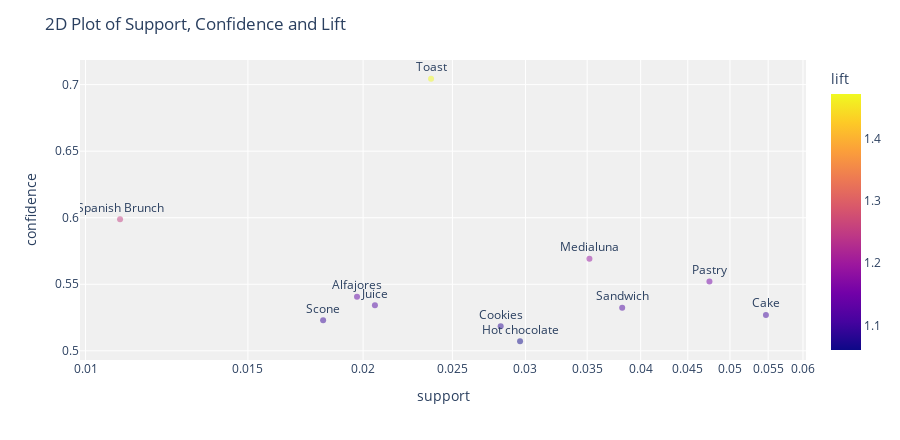

Notebook code for this chart:
### Code cell
#vykresleni pravidel
plot_model(model1, plot='2d', scale=0.55)

### Figure 1 — Plotly figure (JSON) as saved in the notebook; plotly's stock layout.template omitted (floating-point values rounded to 4 significant figures)
{"data": [{"customdata": [[["Toast"], ["Coffee"]], [["Spanish Brunch"], ["Coffee"]], [["Medialuna"], ["Coffee"]], [["Pastry"], ["Coffee"]], [["Alfajores"], ["Coffee"]], [["Juice"], ["Coffee"]], [["Sandwich"], ["Coffee"]], [["Cake"], ["Coffee"]], [["Scone"], ["Coffee"]], [["Cookies"], ["Coffee"]], [["Hot chocolate"], ["Coffee"]]], "hovertemplate": "support=%{x}<br>confidence=%{y}<br>antecedents_short=%{text}<br>antecedents=%{customdata[0]}<br>consequents=%{customdata[1]}<br>lift=%{marker.color}<extra></extra>", "legendgroup": "", "marker": {"color": [1.472, 1.252, 1.19, 1.154, 1.13, 1.117, 1.113, 1.101, 1.093, 1.084, 1.06], "coloraxis": "coloraxis", "opacity": 0.5, "symbol": "circle"}, "mode": "markers+text", "name": "", "orientation": "v", "showlegend": false, "text": [["Toast"], ["Spanish Brunch"], ["Medialuna"], ["Pastry"], ["Alfajores"], ["Juice"], ["Sandwich"], ["Cake"], ["Scone"], ["Cookies"], ["Hot chocolate"]], "textposition": "top center", "type": "scatter", "x": [0.0237, 0.0109, 0.0352, 0.0475, 0.0197, 0.0206, 0.0382, 0.0547, 0.0181, 0.0282, 0.0296], "xaxis": "x", "y": [0.7044, 0.5988, 0.5692, 0.5521, 0.5407, 0.5342, 0.5324, 0.527, 0.5229, 0.5184, 0.5072], "yaxis": "y"}], "layout": {"coloraxis": {"colorbar": {"title": {"text": "lift"}}, "colorscale": [[0, "#0d0887"], [0.1111, "#46039f"], [0.2222, "#7201a8"], [0.3333, "#9c179e"], [0.4444, "#bd3786"], [0.5556, "#d8576b"], [0.6667, "#ed7953"], [0.7778, "#fb9f3a"], [0.8889, "#fdca26"], [1, "#f0f921"]]}, "height": 440.0, "legend": {"tracegroupgap": 0}, "margin": {"t": 60}, "plot_bgcolor": "rgb(240,240,240)", "title": {"text": "2D Plot of Support, Confidence and Lift"}, "xaxis": {"anchor": "y", "domain": [0, 1], "title": {"text": "support"}, "type": "log"}, "yaxis": {"anchor": "x", "domain": [0, 1], "title": {"text": "confidence"}}}}
